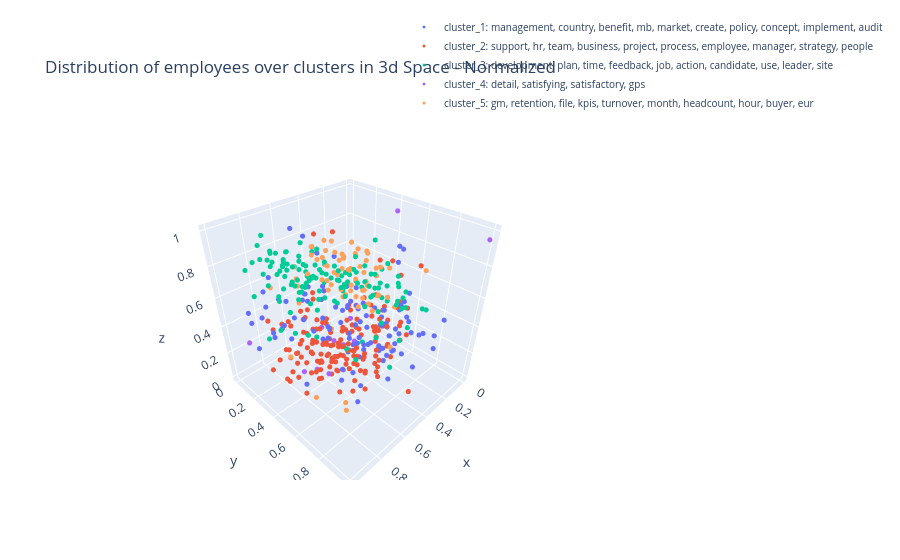

Source (notebook cell):
### Code cell
fig = go.Figure()

for i, cl in enumerate(range(k)):
    cluster_df = averaged_employee_features[averaged_employee_features.cluster==cl]

    #plot all the employees belonging to a cluster using a new trace. 
    features = np.stack(cluster_df['feature_vector_3d'].to_numpy())
    
    #normalize the features between 0 and 1
    
    
    min_ = features.min(axis=0)
    max_ = features.max(axis=0)

    features_normed = (features - min_) / (max_ - min_)
    #features_normed = preprocessing.normalize(features)

    
    employee_titles = []
    # constructing hover text (all objectives belonging to that employee) 
    for emp in cluster_df.index.values:
        
        emp_index = employee_objective_indices[emp]
        employee_title = np_sentences[emp_index]
    
        employee_titles.append(emp + ': ' + employee_title[0:100])


    fig.add_trace(go.Scatter3d(
      x=features_normed[:, 0],
      y=features_normed[:, 1],
      z=features_normed[:, 2],
      mode='markers',
      showlegend=True,
      text = employee_titles,
      marker=dict(size=3, color=i),
      name="cluster_"+str(cl+1) +": " + cluster_titles[cl]
    ))

fig.update_layout(title='Distribution of employees over clusters in 3d Space - Normalized', legend=dict(
        x=0.6,
        y=1.4,
        traceorder='normal',
        font=dict(
            size=10)))
fig.show()
path = TopicModelObject.dir + '3d_clusters_norm1.jpeg'
fig.write_image(path)

### Figure 1 — Plotly figure (JSON) as saved in the notebook; plotly's stock layout.template omitted (floating-point values rounded to 4 significant figures; data arrays with more than 128 entries replaced by an {"elided": "..."} marker saying what was removed)
{"data": [{"marker": {"color": 0, "size": 3}, "mode": "markers", "name": "cluster_1: management, country, benefit, mb, market, create, policy, concept, implement, audit", "showlegend": true, "text": ["*100464: support uk flexible working roll out contractual amendments retention program for as1 as2 implement ", "*100052: 1 communicate and cascade project details to the country leadership teams 2 enable the internal hrbp", "*100340: documentation and handover completed before start of assignment execution of m a and strategic proje", "*100444: working with mbs hr benefits team to create knowledge base documents to assist regional mbs hr to as", "*100155: support to optimize regional hr bp model in europe with focus on germany and interaction with ghrbps", "*100116: attainment of the defined goals 60 people scorecard 20 hr attrition stats 20 traing corriculum for 2", "*100243: achieve rebif performance goal 1 025b net sales placeholder objective for all other projects assignm", "*100183: 3 1 rewards a actively support merck 350 anniversary initiatives making the alignment with local hr ", "*100063: 1 contemplating offer benefit proposals liaise with hiring manager hrbp 2 exit process management en", "*100206: maintain recruiting time compared to 2016 make sure we are working in ats according to coe standards", "*100458: manage the change and deal with ambiguities ensure teamwork and align on common approach identify sy", "*100104: country factsheet prepare country factsheet for france and african countries and present them to the", "*100185: 1 finalize definition of global l d process and operational implementation finalize global learning ", "*100375: 1 f r berater koordination und tracking des recruitingprozesses teilnahme an w chentlichen recruitin", "*100012: 1 continue to build up on the asia compensation analysis to further identify elements and open items", "*100164: successful completion of aofp campaign and related materials by q4 and start of rollout successful e", "*100413: jana should get onboard the hr digital team again and work herself into the current activities of th", "*100258: implement initiatives planned by facilitating l l dyd workshops if need be communication via we eq a", "*100143: sourcing certification managerial traing courses 2019 fundamentals of management program share the t", "*100238: 1 ees 2 people development a b c 3 successfull implementation 4 successfull implementation a gdpf re", "*100437: achievement of financial targets delivery of focused priorities achieve net sales of 964 9 brl with ", "*100433: a develop and implement a holistic concept regarding d i communication develop a branding concept fo", "*100298: compliance to global hrbp program roll outs crc process pmp process dyd program 201 files digitizati", "*100106: overall working regularly with line and senior leaders to ensure a deep leadership bench that has th", "*100373: goglobal program management program implemented by end of april 2019 according to planning may 2019 ", "*100316: project milestones results action plan results milestones achieved feedback from project lead and sp", "*100259: erfolgreiche teilnahme am projekt und umsetzung der neuerungen mitwirken beim wissenstransfer kolleg", "*100070: 1 project management for corobi planning the communication strategy ensuring that the chatbot works ", "*100446: people dashboard tested and ready to use for 2019 projects completed successful or on a good status ", "*100461: provide feedback and process improvement suggestions a member of the hr quality council that adam ro", "*100425: take different approaches for continuous dialogue into consideration and reflect on pro s and con s ", "*100428: ensure high quality delivery of 7 glp journey sessions in 2018 in collaboration with mercer team tha", "*100389: development plans o lead traings on the methodology o lead workshops to work on own dp o re launch a", "*100117: bright future co own and drive bright future display together with bu head and project leader own tr", "*100071: o development plan in the system for all organization with focus on key critical roles 95 of all dps", "*100360: complete new hire traing plan and qualification plan according to set timeline", "*100492: 1 understand where you are in the merck world who are your team members how do we work what are the ", "*100108: 1 execute on hr related aspects of cross business sectors ls hc portfolio optimization project and p", "*100264: meet objectives as outlined in objective description sp 100 for r d bcps mitigation strategies in pl", "*100154: optimize regional hr service model in europe and interaction with ghrbps hr support on m a activity ", "*100400: all following measures and actions are aiming at defing a joint and integrated people strategy for t", "*100072: ensure local implementation of global guidelines incl proper involvelemnt of all stakeholder and app", "*100035: create a full portfolio of all elements including status on currently non harmonized policies by end", "*100214: create site to serve as a host for hc hrbps develop and store relative content for hrbps including t", "*100271: 1 ready to go short term successor for country hr head role pm hrbp 1 midterm successor country hr h", "*100118: ensure consistent bundeling of structural people projects and topics in germany cpi and business tra", "*100123: roles responsibilities finalize implementation of r rs in the regions create job descriptions update", "*100087: support talent review as leading pmo support as team member and pmo the hr capability workstream ful", "*100006: meet target achieve target meet target still to be worked out completing of items achieve 2 0 target", "*100047: target a f2 venta 41 51m eu opex 9 18m eu ebit 24 5m eu action plan 100 in activities and time follo", "*100265: to achieve the objective as expected provide support for topics that involve rewards governance work", "*100405: deliver relevant kpis according to plan track and improve dahsboards were need employees have receiv", "*100402: comprehensive stakeholder management pursued preparation of gl approval documentation full project p", "*100222: the objective is met when the following tasks are fulfilled major strategic ls hr projects are monit", "*100381: overseeing the hr strategy implementation holistically by steering the strategy realization office a", "*100320: familiarized with rewards landscape in austria overview created recognition as point of contact lead", "*100089: ees analyze data identify top opportunities action planning monitoring at the businesses levels defi", "*100186: contribute to the crc 2019 project as market governance team member update 2019 salary ranges and mr", "*100267: sucessful closing of final movement to new offices aftercare of employees if they are all settled in", "*100176: supporting of team internal aspects provide in the first half of 2018 to head of hr re governance co", "*100494: onboarding plan is in progress current mbs services analyzed and up to date service catalog consolid", "*100489: implementation ec support provided as need transactional activities elimination and shifting of non ", "*100135: 1 works closely with the process stream lead technology stream and implementation partner team on th", "*100507: by the end of this year get an overview of learning processes and portfolio get familiar with the ne", "*100337: assessment of organizational needs regarding digital platform implementation of new hr eva concept t", "*100452: based on gathered experience and benchmark data update hhg move policy for expats and international ", "*100102: this objectives should be joinly evaluated by randall bradford and tanja bender this objective shoul", "*100485: deliver ex factory sales of eur 495 7m at op rates 2018 and ebit of eur 259 6m tc platforms efficien", "*100338: actively participate in safety initiatives as member of site safety council partner with leadership ", "*100249: supply tools for enhanced employee engagement including communications to employee council benefits ", "*100163: collect requirements discuss feasibility identify project teams core team and extended according to ", "*100308: focus initiative strategical leadership responsibility for key projects china hr strategy india tran", "*100290: plan and execute relevant activities out of the local roda transition roadmap according to project t", "*100409: continue the support of the development beyond current role program based on 2nd intake experience a", "*100445: meet the objectives outlined in objective description take over hr bp role for all l2 functions of h", "*100190: implementierung von min drei ausschlaggebenden prozessverbesserungen prozesse im hinblick auf die di", "*100013: i continue to build up on the asia compensation analysis to further identify elements and open items", "*100436: ensure data accuracies and timely payroll submission and reporting in line with local statutory guid", "*100095: target a deliver according to hr technology roadmap i e project ad m chatbot to ease access to our p", "*100038: target a op net sales of 58 317 m eur opex of 13 484 m eur ebit of 34 951 meur f2 venta 57 898 m eu ", "*100136: the changes projects planned in 2019 are 1 sial harmonization 2 changes of work rules to be complian", "*100465: ensure local implementation of global guidelines incl proper involvment of all stakeholder and appli", "*100476: 1 review development plans to ensure quality actions have been set in place in preparation for year ", "*100335: support the implementation of new organizational structures support workforce planning activity in t", "*100027: potential conferences in march and october 2019 radar screen ongoing process giving exposure ongoing", "*100293: constantly give feedback and or create awareness on processes which are not available but need or no", "*100239: develop expertise on external requirements and guidelines research new laws regulations and requirem", "*100289: drive coordination and content of three proposed pilots partner with talent organization to drive pr", "*100115: current mbs services analyzed and up to date service catalog consolidated depending on outcome mbs r", "*100236: state of the art eva page succesful event organization for hm succesful event organization sap basf ", "*100139: create a development plan workshop for leader every leader should participate organize potential rev", "*100220: optimize regional hr service model in europe and interaction with ghrbps hr support on m a activity ", "*100188: deliver on regional op and contribute proactively to emea leadership team in market data collection ", "*100228: develope and implement key kpi and implement them for regular reporting to take data driven mobility", "*100195: detailed analysis and review of ees results for each mgf business i support directly and also mgf ov", "*100460: 1 steer overall hr organizational design to ensure fit to hr strategy ensure smooth implementation c", "*100353: a dialog with the darmstadt production site heads has been conducted an agenda for tariff topics has", "*100502: as manager of the change comms branding stream the first focus area for 2019 is to build and facilit", "*100158: a update ic traing material b provide ic traing manila colleagues c build up one source know how d v", "*100242: discuss onboarding experiences and gather opinions gather data about the initial exposure to mbs hr ", "*100363: support to program manager role as program coordination merck side counterpart for business schools ", "*100350: ad m set up basis syntax for protype use case work with test user group on lying out syntax details ", "*100435: ensure data integrity through job requisition validation ensure the collection and analysis of recru", "*100170: schedule and coordinate meetings appointments coordinate team meetings off sites and follow ups coor", "*100318: support to define the vision and mission of the team global development programs talent development ", "*100366: 1 provide end to end support for organizational changes reorganizations globally a cooperation in th", "*100138: 1 ensure timely delivery on graduate recruitment including both mt and campus hire engage stakeholde", "*100075: handover fully done onboarding finalized people development program installed ees tasks activities d"], "type": "scatter3d", "x": [0.3101, 0.1072, 0.3639, 0.9788, 0.3072, 0.08984, 0.2736, 0.6573, 0.3989, 0.593, 0.5175, 0.9379, 0.3387, 0.5821, 0.4521, 0.4639, 0.1756, 0.6915, 0.3899, 0.9068, 0.1821, 0.5542, 0.3902, 0.5323, 0.7375, 0.6283, 0.5612, 0.262, 0.7917, 0.3789, 0.5156, 0.8814, 1, 0.3932, 0.6757, 0.1223, 0.1943, 0.1903, 0.2787, 0.2242, 0.2809, 0.7475, 0.7585, 0.4696, 0.615, 0.3851, 0.6086, 0.8954, 0.7219, 0.9804, 0.08455, 0.4814, 0.6949, 0.5352, 0.4701, 0.3492, 0.09518, 0.3167, 0.729, 0.6404, 0.578, 0.3163, 0.5732, 0.4112, 0.3121, 0.3883, 0.2589, 0.9643, 0.4308, 0.717, 0.6105, 0.7145, 0.07121, 0.4436, 0.308, 0.58, 0.6863, 0.4792, 0.5574, 0.5153, 0.4755, 0.8399, 0.8876, 0.7592, 0.5739, 0.4964, 0.872, 0.4753, 0.5496, 0.5015, 0.5904, 0.2683, 0.4201, 0.5656, 0.6537, 0.3294, 0.8674, 0.4775, 0.7882, 0.8069, 0.02428, 0.7781, 0.2029, 0, 0.3081, 0.4486, 0.4652, 0.2737], "y": [0.5944, 0.5548, 0.393, 0.6797, 0.4365, 0.5736, 0.75, 0.4847, 0.8213, 0.3635, 0.5429, 0.1603, 0.5881, 0.5758, 0.8955, 0.5999, 0.6175, 0.2594, 1, 0.3439, 0.2603, 0.7299, 0.3616, 0.5132, 0.773, 0.1351, 0.6317, 0.6551, 0.8797, 0.6707, 0.3371, 0.8324, 0.3119, 0.7372, 0.5713, 0.8882, 0.04411, 0.5945, 0.8329, 0.4964, 0.8165, 0.4706, 0.1824, 0.4502, 0.2637, 0.4677, 0.8696, 0.2624, 0.3555, 0.3548, 0.518, 0.6089, 0.3214, 0.627, 0.7299, 0.3303, 0.6104, 0.3696, 0.3932, 0.3109, 0.5029, 0.8815, 0.6495, 0.4653, 0.4322, 0.4547, 0, 0.1917, 0.7198, 0.5081, 0.3881, 0.9703, 0.49, 0.2036, 0.7451, 0.735, 0.7479, 0.7758, 0.1615, 0.1329, 0.8344, 0.374, 0.7472, 0.02759, 0.5787, 0.5976, 0.266, 0.6226, 0.4742, 0.7343, 0.533, 0.5371, 0.0936, 0.3937, 0.6488, 0.02837, 0.3744, 0.7452, 0.2299, 0.1681, 0.4531, 0.2995, 0.5043, 0.4668, 0.5704, 0.4741, 0.1042, 0.9272], "z": [0.4731, 0.3566, 0.1243, 0.4021, 0.07304, 0.4202, 0.4519, 0.4786, 0.5841, 0.5722, 0.07628, 0.4783, 0.1927, 0.44, 0.5505, 0.4323, 0.2349, 1, 0.4691, 0.8368, 0.2577, 0.6737, 0.5702, 0.5607, 0.6875, 0.3448, 0.4304, 0.2253, 0.6601, 0.4522, 0.3026, 0.538, 0.4216, 0.2952, 0.6611, 0.4552, 0.5829, 0.09268, 0.4031, 0.09276, 0.1481, 0.4898, 0.5655, 0.5128, 0.5237, 0.07763, 0.4775, 0.6181, 0.4934, 0.6375, 0.1697, 0.5273, 0.5959, 0.03463, 0.3574, 0.01387, 0.5016, 0.5329, 0.6835, 0.6542, 0.02496, 0.4623, 0.5552, 0.4922, 0, 0.1859, 0.3208, 0.5759, 0.4812, 0.4388, 0.4641, 0.456, 0.7681, 0.5262, 0.2255, 0.4649, 0.1038, 0.4772, 0.5037, 0.8604, 0.7012, 0.6803, 0.6779, 0.5471, 0.652, 0.612, 0.4322, 0.3257, 0.4456, 0.5919, 0.5796, 0.1024, 0.7484, 0.3686, 0.4877, 0.6503, 0.5399, 0.2797, 0.3975, 0.3073, 0.6282, 0.3551, 0.2502, 0.7161, 0.3549, 0.173, 0.044, 0.4473]}, {"marker": {"color": 1, "size": 3}, "mode": "markers", "name": "cluster_2: support, hr, team, business, project, process, employee, manager, strategy, people", "showlegend": true, "text": {"elided": "158 str values"}, "type": "scatter3d", "x": {"elided": "158 float values"}, "y": {"elided": "158 float values"}, "z": {"elided": "158 float values"}}, {"marker": {"color": 2, "size": 3}, "mode": "markers", "name": "cluster_3: development, plan, time, feedback, job, action, candidate, use, leader, site", "showlegend": true, "text": {"elided": "134 str values"}, "type": "scatter3d", "x": {"elided": "134 float values"}, "y": {"elided": "134 float values"}, "z": {"elided": "134 float values"}}, {"marker": {"color": 3, "size": 3}, "mode": "markers", "name": "cluster_4: detail, satisfying, satisfactory, gps", "showlegend": true, "text": ["*100235: meet objectives outlined under objective details meet the objectives outlined under objective detail", "*100334: meet target meet target based on business status with positive stakeholder feedback meet target with", "*100500: meet objective to full satisfaction meet objective to full satisfaction", "*100378: meet objectives outlined under objective details meet objectives outlined under objective details", "*100374: a onc org structure communication and implementation q2 b gps and tx m activities and implementation", "*100329: successfully complete the activities a", "*100481: meet objectives outlined under objective description meet objective outlined under objective details", "*100122: satisfactory query resolution with minimum escalations as per the defined timelines per activity 90 ", "*100169: meet objectives outined under objective details meet objectives outlined under objective details mee", "*100480: completed customer feedback satisfying completed customer as well as team member feedback satisfying", "*100209: progress in all areas meeting expectations progress in all areas meeting expectations", "*100469: activities supported on time and correctly with minimal error rate deadlines are met on time and in "], "type": "scatter3d", "x": [0.3731, 0.8902, 0.7969, 0.2953, 1, 0.6635, 0.3237, 0.1193, 0.1281, 0.6762, 0.6148, 0], "y": [0.09099, 0, 0.42, 0.3372, 0.8726, 0.3733, 0.161, 0.4932, 0.1323, 0.6276, 0.5581, 1], "z": [0.1097, 0.2158, 0.1895, 0.08134, 0.618, 0.08895, 0, 1, 0.08293, 0.4446, 0.1744, 0.9537]}, {"marker": {"color": 4, "size": 3}, "mode": "markers", "name": "cluster_5: gm, retention, file, kpis, turnover, month, headcount, hour, buyer, eur", "showlegend": true, "text": ["*100215: people dimension of key projects successfully executed all org changes implemtend by april 1st kick ", "*100478: meet kpis and comply with all processes 1 time to offer globally i ve been set a target 5 days lower", "*100431: 1 quality of hipo development plans improving 2 hrbp and or business unit leader input 1 of employee", "*100044: target a achive net sales of 24 8 m eur with and opex of 4 86 m eur driving an ebit of 14 4 meur f2 ", "*100020: 1 people development ensure 85 of dps to be in place across all business units and mgf ensure 100 su", "*100332: local development activities completed by december 2019 work shadowing program enrolled till june 20", "*100002: timely completion of milestones as per the defined project roadmap completion of all milestones as p", "*100304: target 100 of biologics employees have a development plan containg at least one development objectiv", "*100272: target engagement score 4 vs 2017 survey overall 6 vs 2017 survey average of 5 indicators on a commu", "*100449: evidence of regular metrics presentations to isco leadership evidence of traing course completed cer", "*100148: did you know newsletter open rate higher than 50 click rate higher than 10 new format ready to launc", "*100283: 1 talent management concept ready by july2018 roll out communication in q3 2 roi concept ready by se", "*100091: 2018 average 6 9 2019 average 5 5 to have clear procedures and rules train the middle management and", "*100392: reduce turnover in pss to 10 close headcout gap by mid year increase engagement via the following 8 ", "*100233: i to complete get to know one one with all employees in all the client functions by dec 31 2018 ii b", "*100150: increase effectiveness of front line management by providing leadership traing kpi 1 request input f", "*100412: 1 optimize neocase use newcomers leavers contracts part time roles reporting lines sip aip 2 perform", "*100207: as per the action plan milestones kpis pslt feedback assessment time to fill 65 days for role 4 posi", "*100066: organizational development activities completed by end december 2019 project steps become a high per", "*100046: target a achive net sales of 44 86 m eur with and opex of 9 52 m eur driving an ebit of 26 35 meur f", "*100482: all of the above met the mentioned 5 for sales all mentioned as drescribed on the list of objectives", "*100457: to achieve this goal jake will lead the rfp process for tax services including rfp design vendor sel", "*100459: 1 retain 95 in a aa employees conduct talent reviews twice let manager act on 2 solve 60 of the issu", "*100050: site manufacturing 1 quality of development plans a meet development plan kpi by end of dec 19 b dev", "*100132: 1 setting up new employees and support during employment with regards to moving between funds and co", "*100181: rated same as bg as per the action plan milestones kpis pslt and psslt e2e feedback assessment bds l", "*100177: implementation of an overall learning controlling concept o consolidation of existing data sources i", "*100083: system change works without major complaints on 2019 06 01 start test group with 1 03 2019 final rol", "*100246: target 1 per quarter regional bp to lead under the skypeople branding 1 ees kpis a action plan for b", "*100467: smooth hand over to alexandra bonds in april may 2018 from april may 2018 commercial operations emea", "*100079: lt feedback assessment project milestones results action plan results time to fill 60 days in 2018 f", "*100343: 1 baseling transfer retention joint employee transition plan developed in time employment offer proc", "*100468: 80 of managers trained on la c first pilot on new manager learning cycle 80 of managers particiapte ", "*100297: revision and communication of the policies take place before june 2018 not more than monthly 1 2 hr ", "*100204: customer visits trade shows 2x per year develop capabilities according to position in the new hr ope", "*100385: workforce analysis with focus on employees with 20 years of service and impact of those employees le", "*100342: 1 create and roll out 2019 people priorities for research emea aligned with rs people strategy 2 uti", "*100327: at least 1 f2f and monthly buddy calls complete opex traing enable at least 1 wil activity on site m", "*100336: a 75 action plans in place where need for key business aa 90 action plans a 100 action plans 90 of o", "*100182: provide timely information for the annual workers council meeting provide monthly reporting on diffe", "*100026: organize site visits to all 10 pharma sites for head of pharma sites within first half of 2019 maint", "*100396: mrf or hogans assessment idp for gm 1 dna for high potentials under gm 1 quality idp 80 pip and iden", "*100024: hit most attain many attained many a attain advance the talent people objectives for isco in 2018 a ", "*100441: 1 enhancing external and internal employer branding through within the frame of the building of an e", "*100114: implimantation of employee central system acording to the global time line support all incubator com", "*100301: use and promote dashboard in visier for pss e2e once developed discussion within 1st month of new ps", "*100251: time to fill 65 days for role 4 and core role 3 positions open in 2018 100 idp completed for e2e foc", "*100384: all hr processes and deliverables in scope of the hrbp pillar provided in time and quality all hr de", "*100398: perfom a deep analisys of ees results for gms mbq mollet prepare and support the communication plan ", "*100448: 1 sign up for your phr with skillsoft to start this year finish next year 2 foxconn strategy assist ", "*100250: 85 of leaders participate in the traing 5 reduction in employee relations incidents diverse candidat", "*100501: documentation e g bt skills management sop has been updated whenever need additional process support", "*100415: started in november no objectives", "*100010: the above actions under objective description are well on track roadmapplan developed with project t", "*100509: achieving gcc op succesfull registration and launch of mavenclad team readiness and completion filli", "*100473: lunching ec project in russia close work with the global team working and testing the system filling", "*100438: 1 number of reqs 83 100 reqs of 2018 must be closed in the year time to fill and time to offer 45 da", "*100141: managers going through create a qualitative dp workshop r3 via sky people r2 via local hrbp audit an", "*100322: project deliverey against to be agreed upon milestones reduce turniver in pss to 10 close headcout g", "*100442: define org structure define phase in and out roles and responsibilites of the actors in place struct", "*100345: 1 attraction retention wellbeing roles and job codes update for 2018 salary survey 100 positions imp", "*100030: audit and feedback on 100 potential successors critical roles 80 on potentials qualitative dp worksh", "*100202: coutry audits audit rewards elements towards company and market prevalance for 10 new countries appr", "*100359: develop execute hr processes to attract develop and retain our talents 1 employees have a developmen", "*100317: smooth tr integration based on global and business approval in defined timelines achieve 100 objecti", "*100092: mollet drive 100 of the focus group sessions with all areas establish together with the areas an act", "*100261: assessment by year end based on input of business leaders assement by year end based on inputs of gm", "*100439: collaboration recognition efficiency talent development ensure effective collaboration with hr coe s", "*100496: within 30 first days understanding gho as organization gho people key hr indicators shape efficiency", "*100068: team fully supports the cpi project active filling of internal candidate pipeline all 80 fit candida", "*100051: ensure correct data and on time payroll salary payment 26th of each month vendor management 1 claim ", "*100001: 1 ensure team personal increase in the value of direct sourcing of 5 target saving 2019 is of 330 00"], "type": "scatter3d", "x": [0.5718, 0.7228, 0.4817, 0.6031, 0.5055, 0.6298, 0.4584, 0.5481, 0.5657, 0.7236, 0.5002, 0.6338, 0.7226, 0.4555, 0.6969, 0.6735, 0.6997, 0.5551, 0.6429, 0.5781, 0.8112, 0.5306, 0.689, 1, 0.5572, 0.7436, 0.6297, 0.7546, 0.5969, 0.6295, 0.5804, 0.416, 0.4244, 0.6516, 0.5963, 0.5525, 0.3903, 0.5338, 0.4835, 0.794, 0.5792, 0.4358, 0.4803, 0.4543, 0.6305, 0.5694, 0.6465, 0.7834, 0.5429, 0.6784, 0.7252, 0.6428, 0.6122, 0.4272, 0.7202, 0.3799, 0.7625, 0.3803, 0.4761, 0.605, 0.5346, 0.7979, 0.4926, 0.7138, 0.5044, 0.5165, 0.3133, 0.5817, 0.4991, 0.7855, 0.5912, 0], "y": [0.6256, 0.682, 0.4856, 0.3187, 0.7046, 0.5557, 0.5792, 0.5919, 0.5095, 0.6724, 0.5113, 0.4958, 0.5665, 0.5828, 0.4977, 0.6367, 0.4715, 0.5956, 0.5176, 0.2821, 0.8594, 0.4168, 0, 0.5982, 0.3705, 0.8806, 0.5646, 1, 0.1547, 0.6662, 0.5767, 0.6137, 0.7044, 0.4832, 0.4282, 0.7539, 0.7292, 0.6475, 0.4474, 0.5128, 0.6733, 0.5364, 0.3153, 0.4067, 0.7444, 0.45, 0.2161, 0.4082, 0.6761, 0.6668, 0.5745, 0.4463, 0.4275, 0.7082, 0.8927, 0.5048, 0.4701, 0.587, 0.5144, 0.5144, 0.5428, 0.5525, 0.5649, 0.6834, 0.51, 0.6515, 0.4335, 0.529, 0.6806, 0.3916, 0.6796, 0.6474], "z": [0.9723, 0.9988, 0.7758, 0.8875, 0.7135, 0.9072, 0.7255, 0.6757, 0.9009, 0.9433, 0.9446, 0.7443, 0.8361, 0.8924, 0.8012, 0, 0.9056, 0.7862, 1, 0.8675, 0.8677, 0.8647, 0.5337, 0.5415, 0.7825, 0.824, 0.7431, 0.6968, 0.573, 0.9743, 0.8411, 0.7566, 0.6666, 0.9411, 0.6652, 0.9152, 0.6002, 0.9548, 0.5938, 0.04117, 0.8662, 0.5883, 0.2767, 0.8083, 0.8463, 0.7721, 0.6688, 0.6599, 0.6664, 0.9177, 0.9198, 0.8863, 0.9638, 0.845, 0.8997, 0.793, 0.85, 0.349, 0.8732, 0.8012, 0.7192, 0.9945, 0.8232, 0.001714, 0.6568, 0.7538, 0.5422, 0.6612, 0.8613, 0.8667, 0.7724, 0.6357]}], "layout": {"legend": {"font": {"size": 10}, "traceorder": "normal", "x": 0.6, "y": 1.4}, "title": {"text": "Distribution of employees over clusters in 3d Space - Normalized"}}}
